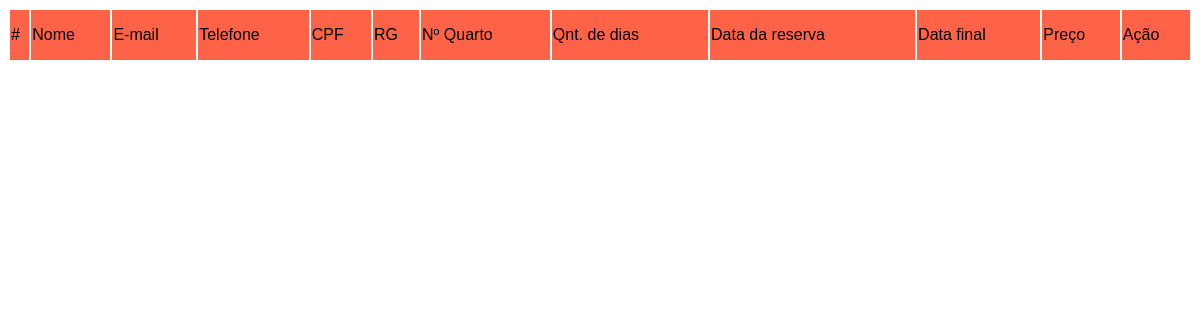
/admin/reservas.php, run on an earlier commit of the app's database.
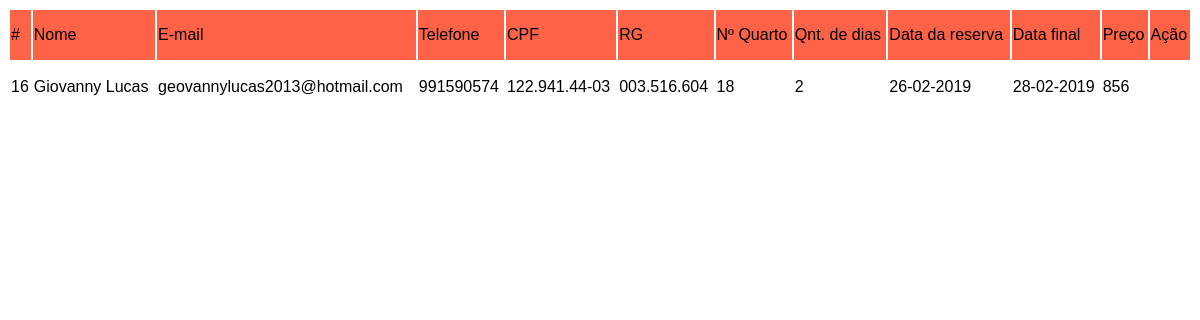
And on a later commit of the database.
### tables this page shows
CREATE TABLE `reserva` (
  `id` int(11) NOT NULL,
  `nome` varchar(200) NOT NULL,
  `email` varchar(150) NOT NULL,
  `telefone` varchar(25) NOT NULL,
  `cpf` varchar(15) NOT NULL,
  `rg` varchar(20) NOT NULL,
  `id_quarto` int(11) NOT NULL,
  `qnt_dias` int(11) NOT NULL,
  `data_reserva` varchar(75) NOT NULL,
  `data_final` varchar(20) NOT NULL,
  `preco` double NOT NULL
);

### admin/DAO/ReservaDAO.php (called while the page is built, shortened)
<?php
 class ReservaDAO {
 	public function ListaReservas(){
		$con = new Conexao();
		$stmt = $con->Con();
		$sql = $stmt->prepare("SELECT * FROM reserva");
		$sql->execute();
		return $sql->fetchAll();
	}
 }
 ?>

### admin/reservas.php (the view, shortened to what this page needs)
<table>
    <thead>
        <tr>
            <td>#</td>
            <td>Nome</td>
            <td>E-mail</td>
            <td>Telefone</td>
            <td>CPF</td>
            <td>RG</td>
            <td>Nº Quarto</td>
            <td>Qnt. de dias</td>
            <td>Data da reserva</td>
            <td>Data final</td>
            <td>Preço</td>
            <td>Ação</td>
        </tr>
    </thead>
    <tbody>
<?php
    include('DAO/ReservaDAO.php');
    $ReservaDAO = new ReservaDAO();
    $reserva = $ReservaDAO->ListaReservas();
        for ($i=0; $i < count($reserva); $i++) {
            echo "
            <tr>
                <td>".$reserva[$i]['id']."</td>
                <td>".$reserva[$i]['nome']."</td>
                <td>".$reserva[$i]['email']."</td>
                <td>".$reserva[$i]['telefone']."</td>
                <td>".$reserva[$i]['cpf']."</td>
                <td>".$reserva[$i]['rg']."</td>
                <td>".$reserva[$i]['id_quarto']."</td>
                <td>".$reserva[$i]['qnt_dias']."</td>
                <td>".$reserva[$i]['data_reserva']."</td>
                <td>".$reserva[$i]['data_final']."</td>
                <td>".$reserva[$i]['preco']."</td>
                <td><center><a href='opcoes-reserva.php?opcao=all&id=".$reserva[$i]['id']."&idquarto=".$reserva[$i]['id_quarto']."&acao=delete'><i class='fa fa-trash' style='color:tomato;'></i></a></center></td>
            </tr>
            ";
        }
?>
    </tbody>
</table>

What changed in the data, as far as the page shows it:
added reserva: id "16", nome "Giovanny Lucas", email "geovannylucas2013@hotmail.com", telefone "991590574", cpf "122.941.44-03", rg "003.516.604", id_quarto "18", qnt_dias "2", data_reserva "26-02-2019", data_final "28-02-2019", preco "856"
